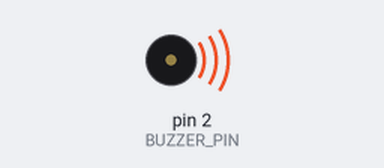
Bench run of a sketch on a simulated Arduino Uno, built with avr-gcc and run on an emulated ATmega328P. On the bench: buzzer (waves = sounding, pin HIGH).

Above: at 0.5 s.
Timing chart, 0 to 4.6 s (numbered marks = the images above):
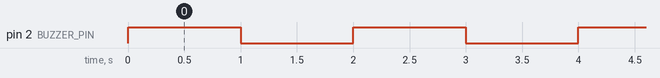

The sketch:

010-ActiveBuzzer.ino
```cpp
// Active Buzzer: sample code for Arduino Uno & Arduino Mega
//
// Turn buzzer on for 1 second, then off for 1 second, and repeat.

const byte          BUZZER_PIN =    2;  // PWM not needed
const unsigned long ON_LENGTH  = 1000;  // ms
const unsigned long OFF_LENGTH = 1000;  // ms

void setup() {
  pinMode(BUZZER_PIN, OUTPUT);
}

void loop() {
  // Turn buzzer on for ON_LENGTH ms.
  digitalWrite(BUZZER_PIN, HIGH);
  delay(ON_LENGTH);
  // Turn buzzer off for OFF_LENGTH ms.
  digitalWrite(BUZZER_PIN, LOW);
  delay(OFF_LENGTH);
}
```

Measured:
- by itself, pin 2 (BUZZER_PIN): alternates HIGH for 1.0 s and LOW for 1.0 s
